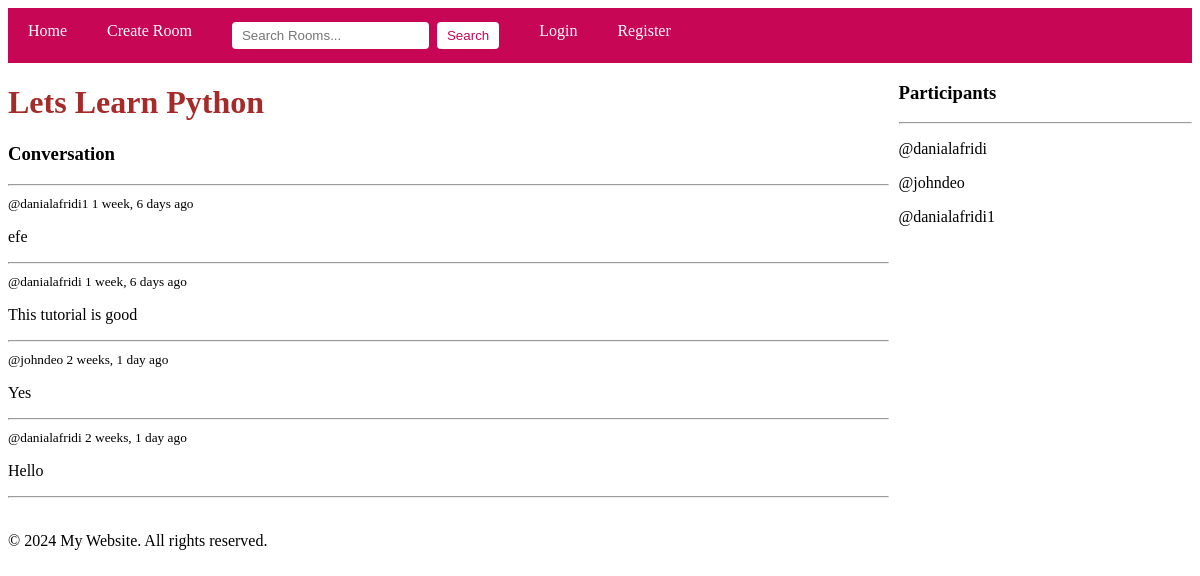
/room/5/, run on the app's committed database.
### base/models.py (models this page shows, shortened)
class Room(models.Model):
    host = models.ForeignKey(User, on_delete=models.SET_NULL,null=True)
    topic = models.ForeignKey(Topic, on_delete=models.SET_NULL,null=True)
    name = models.CharField(max_length=100, blank=False)
    description = models.TextField(null=True, blank=True)
    participants = models.ManyToManyField(User,related_name='participants',blank=True)
    updated_at = models.DateTimeField(auto_now=True)
    created_at = models.DateTimeField(auto_now_add=True)
    class Meta:
        ordering = ['-updated_at', '-created_at']

class Message(models.Model):
     user = models.ForeignKey(User, on_delete=models.CASCADE)
     room = models.ForeignKey(Room, on_delete=models.CASCADE)
     body = models.TextField()
     updated_at = models.DateTimeField(auto_now=True)
     created_at = models.DateTimeField(auto_now_add=True)
     class Meta:
        ordering = ['-updated_at', '-created_at']

### base/views.py (the view, shortened to what this page needs)
# urls.py: path('room/<str:pk>/',views.room,name='room'),
def room(request,pk):
    room = Room.objects.get(id=pk)
    room_messages = room.message_set.all().order_by('-created_at')
    participtants = room.participants.all()
    context = {'room':room,'room_messages':room_messages,'participtants':participtants}
    return render(request,'base/room.html',context)

### base/templates/base/room.html (shortened to what this page needs)
{% extends 'main.html' %}
{% block content %}
<div class="room-container">
<div>
    <h1><span style="color: brown;">{{room.name}}</span></h1>
<div class="comment-wrapper">
 <h3>Conversation</h3>
 <hr>
 {% for message in room_messages %}
 <div>
    <small>@{{message.user}}  {{message.created_at|timesince}} ago</small>
    <p>{{message.body}}</p>
    <hr>
 </div>
 {% endfor %}
 </div>
</div>
 <div>
    <h3>Participants </h3>
    <hr>
    {% for participant in participtants %}
   <div>
    <p>@{{participant.username}}</p>
   </div>
    {% endfor %}
</div>
   {% endblock %}

### base/templates/base/room.html (style rules this page uses)
.room-container { display: grid; grid-template-columns: 3fr 1fr; justify-content: space-between; gap: 10px; }

### data on the page
Room: name "Lets Learn Python"
Message: user "danialafridi1", created_at "1 week, 6 days", body "efe"
Message: user "danialafridi", created_at "1 week, 6 days", body "This tutorial is good"
Message: user "johndeo", created_at "2 weeks, 1 day", body "Yes"
Message: user "danialafridi", created_at "2 weeks, 1 day", body "Hello"

### other printed values
{{ participant.username }} "danialafridi"
{{ participant.username }} "johndeo"
{{ participant.username }} "danialafridi1"
